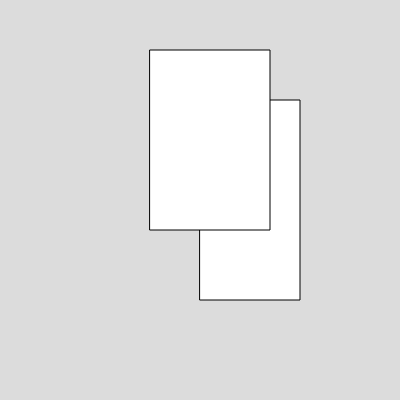
Frame 1 (no input)
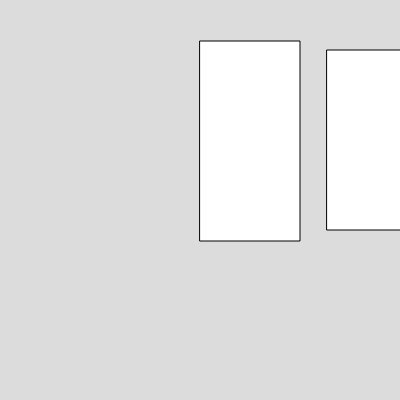
Frame 60 (no input)
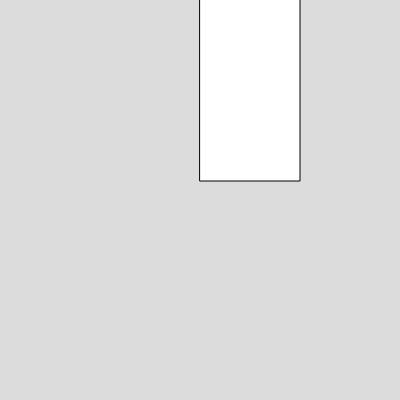
Frame 120 (the mouse pressed at the canvas centre since frame 60)

The p5.js sketch that drew these frames (run headless with seeded random() and noise() and a simulated clock; from frame 60 on, the mouse is pressed at the canvas centre):

// p5.js sketch
// ── sketch.js
var box1;
var box2;
function setup() 
{
  createCanvas(400, 400);
  box1 = new Box(200, 100, 100, 200, 2, 1);
  box2 = new Box(150, 50, 120, 180, 3, 2);
}

function draw() 
{
  background(220);
  box1.show();
//box1.move();
box1.moveup();
box2.show();
box2.move();

}


// ── box.js
class Box
  {
    constructor(x,y,w,h,vx, vy)
    {
      this.x =x;
      this.y =y;
      this.w =w;
      this.h = h;
      this.vx = vx;
      this.vy = vy;
    }
    
    show()
    {
      rect(this.x,this.y,this.w,this.h)
    }
    
    move()
    {
      this.x = this.x+this.vx;
    }
    moveup()
    {
      this.y = this.y-this.vy;
    }

  }

  
